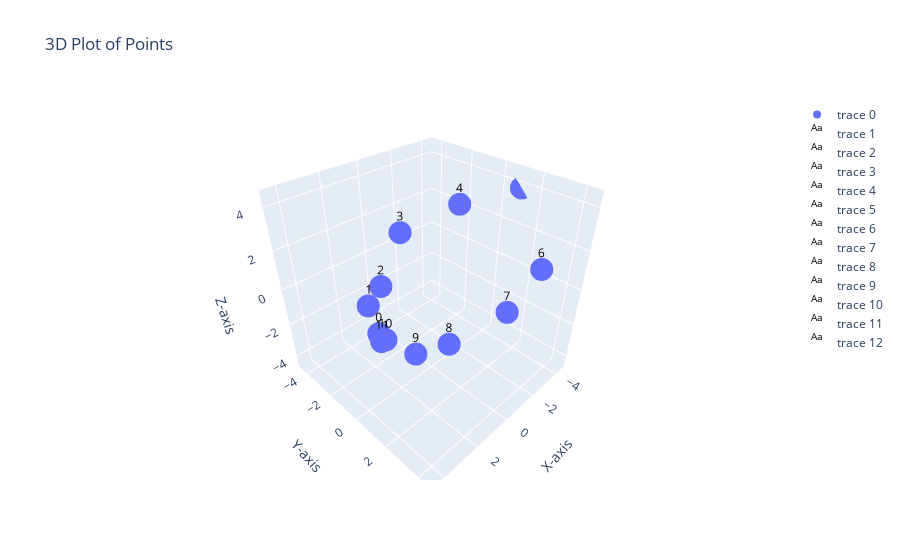

Source (notebook cell):
### Code cell
file_name="thermal_20"
dab=load_d(file_name)
mapData(dab)
get_stress(dab)

### Figure 1 — Plotly figure (JSON) as saved in the notebook; plotly's stock layout.template omitted (floating-point values rounded to 4 significant figures)
{"data": [{"mode": "markers", "type": "scatter3d", "x": [2.483, 2.356, 0.5908, -1.164, -4.056, -4.722, -4.043, -0.605, 1.646, 1.954, 2.834, 2.727], "y": [-0.8491, -1.632, -2.93, -3.361, -2.104, 0.9388, 2.969, 3.667, 2.617, 0.9702, 0.08427, -0.3696], "z": [-1.548, -0.4881, -0.9441, 1.179, 2.146, 3.702, 0.6132, 0.4417, -0.5038, -1.926, -1.113, -1.559]}, {"hoverinfo": "none", "mode": "text", "text": "0", "textfont": {"color": "black", "size": 12}, "type": "scatter3d", "x": [2.483], "y": [-0.8491], "z": [-1.548]}, {"hoverinfo": "none", "mode": "text", "text": "1", "textfont": {"color": "black", "size": 12}, "type": "scatter3d", "x": [2.356], "y": [-1.632], "z": [-0.4881]}, {"hoverinfo": "none", "mode": "text", "text": "2", "textfont": {"color": "black", "size": 12}, "type": "scatter3d", "x": [0.5908], "y": [-2.93], "z": [-0.9441]}, {"hoverinfo": "none", "mode": "text", "text": "3", "textfont": {"color": "black", "size": 12}, "type": "scatter3d", "x": [-1.164], "y": [-3.361], "z": [1.179]}, {"hoverinfo": "none", "mode": "text", "text": "4", "textfont": {"color": "black", "size": 12}, "type": "scatter3d", "x": [-4.056], "y": [-2.104], "z": [2.146]}, {"hoverinfo": "none", "mode": "text", "text": "5", "textfont": {"color": "black", "size": 12}, "type": "scatter3d", "x": [-4.722], "y": [0.9388], "z": [3.702]}, {"hoverinfo": "none", "mode": "text", "text": "6", "textfont": {"color": "black", "size": 12}, "type": "scatter3d", "x": [-4.043], "y": [2.969], "z": [0.6132]}, {"hoverinfo": "none", "mode": "text", "text": "7", "textfont": {"color": "black", "size": 12}, "type": "scatter3d", "x": [-0.605], "y": [3.667], "z": [0.4417]}, {"hoverinfo": "none", "mode": "text", "text": "8", "textfont": {"color": "black", "size": 12}, "type": "scatter3d", "x": [1.646], "y": [2.617], "z": [-0.5038]}, {"hoverinfo": "none", "mode": "text", "text": "9", "textfont": {"color": "black", "size": 12}, "type": "scatter3d", "x": [1.954], "y": [0.9702], "z": [-1.926]}, {"hoverinfo": "none", "mode": "text", "text": "10", "textfont": {"color": "black", "size": 12}, "type": "scatter3d", "x": [2.834], "y": [0.08427], "z": [-1.113]}, {"hoverinfo": "none", "mode": "text", "text": "11", "textfont": {"color": "black", "size": 12}, "type": "scatter3d", "x": [2.727], "y": [-0.3696], "z": [-1.559]}], "layout": {"scene": {"aspectmode": "cube", "xaxis": {"range": [-4.722, 4.722], "title": {"text": "X-axis"}}, "yaxis": {"range": [-4.722, 4.722], "title": {"text": "Y-axis"}}, "zaxis": {"range": [-4.722, 4.722], "title": {"text": "Z-axis"}}}, "title": {"text": "3D Plot of Points"}}}
